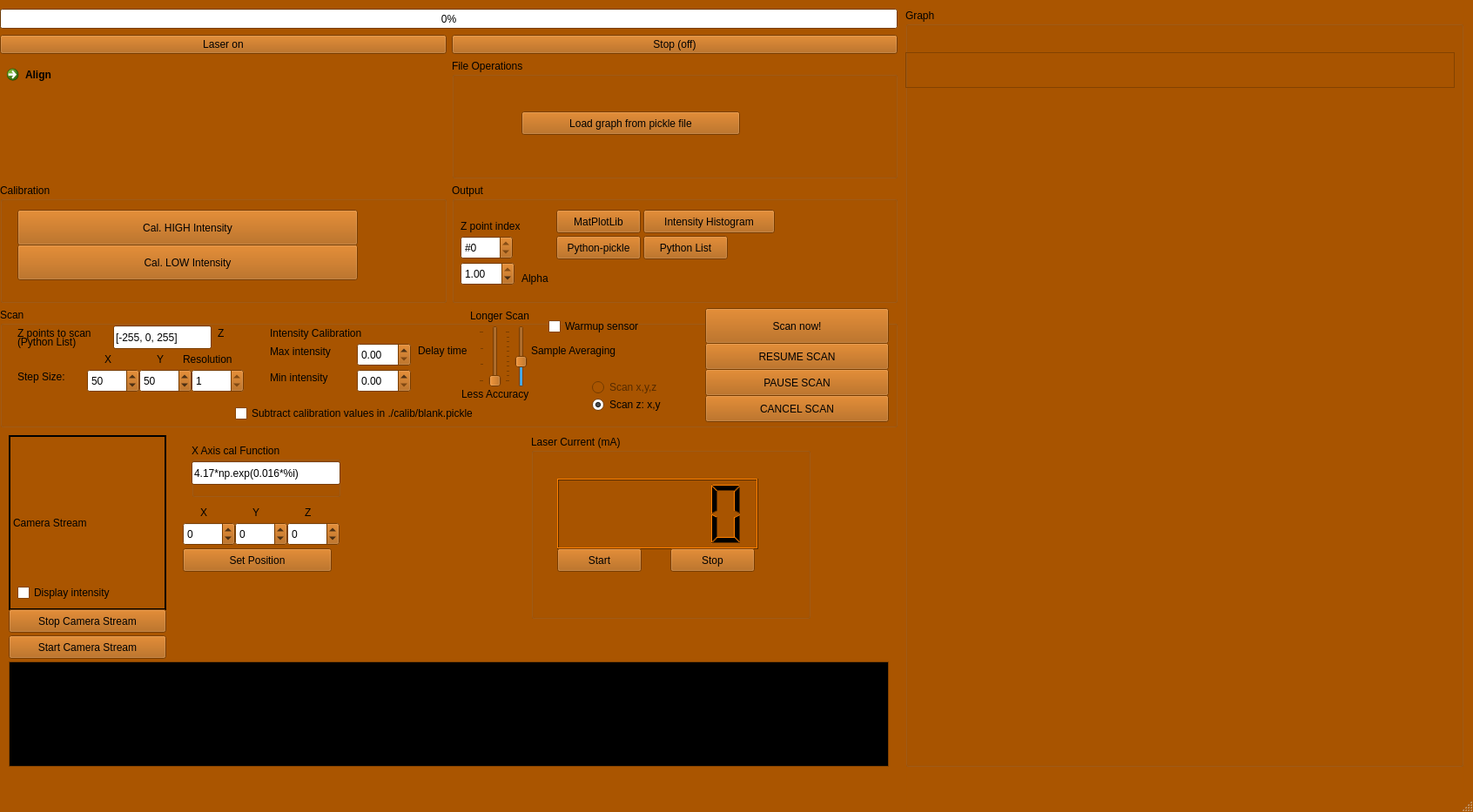
<?xml version="1.0" encoding="UTF-8"?>
<ui version="4.0">
 <class>MainWindow</class>
 <widget class="QMainWindow" name="MainWindow">
  <property name="geometry">
   <rect>
    <x>0</x>
    <y>0</y>
    <width>1692</width>
    <height>933</height>
   </rect>
  </property>
  <property name="palette">
   <palette>
    <active>
     <colorrole role="WindowText">
      <brush brushstyle="SolidPattern">
       <color alpha="255">
        <red>0</red>
        <green>0</green>
        <blue>0</blue>
       </color>
      </brush>
     </colorrole>
     <colorrole role="Button">
      <brush brushstyle="SolidPattern">
       <color alpha="255">
        <red>170</red>
        <green>85</green>
        <blue>0</blue>
       </color>
      </brush>
     </colorrole>
     <colorrole role="Light">
      <brush brushstyle="SolidPattern">
       <color alpha="255">
        <red>255</red>
        <green>128</green>
        <blue>0</blue>
       </color>
      </brush>
     </colorrole>
     <colorrole role="Midlight">
      <brush brushstyle="SolidPattern">
       <color alpha="255">
        <red>212</red>
        <green>106</green>
        <blue>0</blue>
       </color>
      </brush>
     </colorrole>
     <colorrole role="Dark">
      <brush brushstyle="SolidPattern">
       <color alpha="255">
        <red>85</red>
        <green>42</green>
        <blue>0</blue>
       </color>
      </brush>
     </colorrole>
     <colorrole role="Mid">
      <brush brushstyle="SolidPattern">
       <color alpha="255">
        <red>113</red>
        <green>56</green>
        <blue>0</blue>
       </color>
      </brush>
     </colorrole>
     <colorrole role="Text">
      <brush brushstyle="SolidPattern">
       <color alpha="255">
        <red>0</red>
        <green>0</green>
        <blue>0</blue>
       </color>
      </brush>
     </colorrole>
     <colorrole role="BrightText">
      <brush brushstyle="SolidPattern">
       <color alpha="255">
        <red>255</red>
        <green>255</green>
        <blue>255</blue>
       </color>
      </brush>
     </colorrole>
     <colorrole role="ButtonText">
      <brush brushstyle="SolidPattern">
       <color alpha="255">
        <red>0</red>
        <green>0</green>
        <blue>0</blue>
       </color>
      </brush>
     </colorrole>
     <colorrole role="Base">
      <brush brushstyle="SolidPattern">
       <color alpha="255">
        <red>255</red>
        <green>255</green>
        <blue>255</blue>
       </color>
      </brush>
     </colorrole>
     <colorrole role="Window">
      <brush brushstyle="SolidPattern">
       <color alpha="255">
        <red>170</red>
        <green>85</green>
        <blue>0</blue>
       </color>
      </brush>
     </colorrole>
     <colorrole role="Shadow">
      <brush brushstyle="SolidPattern">
       <color alpha="255">
        <red>0</red>
        <green>0</green>
        <blue>0</blue>
       </color>
      </brush>
     </colorrole>
     <colorrole role="AlternateBase">
      <brush brushstyle="SolidPattern">
       <color alpha="255">
        <red>212</red>
        <green>170</green>
        <blue>127</blue>
       </color>
      </brush>
     </colorrole>
     <colorrole role="ToolTipBase">
      <brush brushstyle="SolidPattern">
       <color alpha="255">
        <red>255</red>
        <green>255</green>
        <blue>220</blue>
       </color>
      </brush>
     </colorrole>
     <colorrole role="ToolTipText">
      <brush brushstyle="SolidPattern">
       <color alpha="255">
        <red>0</red>
        <green>0</green>
        <blue>0</blue>
       </color>
      </brush>
     </colorrole>
    </active>
    <inactive>
     <colorrole role="WindowText">
      <brush brushstyle="SolidPattern">
       <color alpha="255">
        <red>0</red>
        <green>0</green>
        <blue>0</blue>
       </color>
      </brush>
     </colorrole>
     <colorrole role="Button">
      <brush brushstyle="SolidPattern">
       <color alpha="255">
        <red>170</red>
        <green>85</green>
        <blue>0</blue>
       </color>
      </brush>
     </colorrole>
     <colorrole role="Light">
      <brush brushstyle="SolidPattern">
       <color alpha="255">
        <red>255</red>
        <green>128</green>
        <blue>0</blue>
       </color>
      </brush>
     </colorrole>
     <colorrole role="Midlight">
      <brush brushstyle="SolidPattern">
       <color alpha="255">
        <red>212</red>
        <green>106</green>
        <blue>0</blue>
       </color>
      </brush>
     </colorrole>
     <colorrole role="Dark">
      <brush brushstyle="SolidPattern">
       <color alpha="255">
        <red>85</red>
        <green>42</green>
        <blue>0</blue>
       </color>
      </brush>
     </colorrole>
     <colorrole role="Mid">
      <brush brushstyle="SolidPattern">
       <color alpha="255">
        <red>113</red>
        <green>56</green>
        <blue>0</blue>
       </color>
      </brush>
     </colorrole>
     <colorrole role="Text">
      <brush brushstyle="SolidPattern">
       <color alpha="255">
        <red>0</red>
        <green>0</green>
        <blue>0</blue>
       </color>
      </brush>
     </colorrole>
     <colorrole role="BrightText">
      <brush brushstyle="SolidPattern">
       <color alpha="255">
        <red>255</red>
        <green>255</green>
        <blue>255</blue>
       </color>
      </brush>
     </colorrole>
     <colorrole role="ButtonText">
      <brush brushstyle="SolidPattern">
       <color alpha="255">
        <red>0</red>
        <green>0</green>
        <blue>0</blue>
       </color>
      </brush>
     </colorrole>
     <colorrole role="Base">
      <brush brushstyle="SolidPattern">
       <color alpha="255">
        <red>255</red>
        <green>255</green>
        <blue>255</blue>
       </color>
      </brush>
     </colorrole>
     <colorrole role="Window">
      <brush brushstyle="SolidPattern">
       <color alpha="255">
        <red>170</red>
        <green>85</green>
        <blue>0</blue>
       </color>
      </brush>
     </colorrole>
     <colorrole role="Shadow">
      <brush brushstyle="SolidPattern">
       <color alpha="255">
        <red>0</red>
        <green>0</green>
        <blue>0</blue>
       </color>
      </brush>
     </colorrole>
     <colorrole role="AlternateBase">
      <brush brushstyle="SolidPattern">
       <color alpha="255">
        <red>212</red>
        <green>170</green>
        <blue>127</blue>
       </color>
      </brush>
     </colorrole>
     <colorrole role="ToolTipBase">
      <brush brushstyle="SolidPattern">
       <color alpha="255">
        <red>255</red>
        <green>255</green>
        <blue>220</blue>
       </color>
      </brush>
     </colorrole>
     <colorrole role="ToolTipText">
      <brush brushstyle="SolidPattern">
       <color alpha="255">
        <red>0</red>
        <green>0</green>
        <blue>0</blue>
       </color>
      </brush>
     </colorrole>
    </inactive>
    <disabled>
     <colorrole role="WindowText">
      <brush brushstyle="SolidPattern">
       <color alpha="255">
        <red>85</red>
        <green>42</green>
        <blue>0</blue>
       </color>
      </brush>
     </colorrole>
     <colorrole role="Button">
      <brush brushstyle="SolidPattern">
       <color alpha="255">
        <red>170</red>
        <green>85</green>
        <blue>0</blue>
       </color>
      </brush>
     </colorrole>
     <colorrole role="Light">
      <brush brushstyle="SolidPattern">
       <color alpha="255">
        <red>255</red>
        <green>128</green>
        <blue>0</blue>
       </color>
      </brush>
     </colorrole>
     <colorrole role="Midlight">
      <brush brushstyle="SolidPattern">
       <color alpha="255">
        <red>212</red>
        <green>106</green>
        <blue>0</blue>
       </color>
      </brush>
     </colorrole>
     <colorrole role="Dark">
      <brush brushstyle="SolidPattern">
       <color alpha="255">
        <red>85</red>
        <green>42</green>
        <blue>0</blue>
       </color>
      </brush>
     </colorrole>
     <colorrole role="Mid">
      <brush brushstyle="SolidPattern">
       <color alpha="255">
        <red>113</red>
        <green>56</green>
        <blue>0</blue>
       </color>
      </brush>
     </colorrole>
     <colorrole role="Text">
      <brush brushstyle="SolidPattern">
       <color alpha="255">
        <red>85</red>
        <green>42</green>
        <blue>0</blue>
       </color>
      </brush>
     </colorrole>
     <colorrole role="BrightText">
      <brush brushstyle="SolidPattern">
       <color alpha="255">
        <red>255</red>
        <green>255</green>
        <blue>255</blue>
       </color>
      </brush>
     </colorrole>
     <colorrole role="ButtonText">
      <brush brushstyle="SolidPattern">
       <color alpha="255">
        <red>85</red>
        <green>42</green>
        <blue>0</blue>
       </color>
      </brush>
     </colorrole>
     <colorrole role="Base">
      <brush brushstyle="SolidPattern">
       <color alpha="255">
        <red>170</red>
        <green>85</green>
        <blue>0</blue>
       </color>
      </brush>
     </colorrole>
     <colorrole role="Window">
      <brush brushstyle="SolidPattern">
       <color alpha="255">
        <red>170</red>
        <green>85</green>
        <blue>0</blue>
       </color>
      </brush>
     </colorrole>
     <colorrole role="Shadow">
      <brush brushstyle="SolidPattern">
       <color alpha="255">
        <red>0</red>
        <green>0</green>
        <blue>0</blue>
       </color>
      </brush>
     </colorrole>
     <colorrole role="AlternateBase">
      <brush brushstyle="SolidPattern">
       <color alpha="255">
        <red>170</red>
        <green>85</green>
        <blue>0</blue>
       </color>
      </brush>
     </colorrole>
     <colorrole role="ToolTipBase">
      <brush brushstyle="SolidPattern">
       <color alpha="255">
        <red>255</red>
        <green>255</green>
        <blue>220</blue>
       </color>
      </brush>
     </colorrole>
     <colorrole role="ToolTipText">
      <brush brushstyle="SolidPattern">
       <color alpha="255">
        <red>0</red>
        <green>0</green>
        <blue>0</blue>
       </color>
      </brush>
     </colorrole>
    </disabled>
   </palette>
  </property>
  <property name="windowTitle">
   <string>TLSM Control Software by Joseph R. Freeston</string>
  </property>
  <property name="windowIcon">
   <iconset resource="GUI_resource.qrc">
    <normaloff>:/laser-icon-6.jpg/laser-icon-6.jpg</normaloff>:/laser-icon-6.jpg/laser-icon-6.jpg</iconset>
  </property>
  <property name="toolTip">
   <string/>
  </property>
  <property name="dockNestingEnabled">
   <bool>false</bool>
  </property>
  <property name="dockOptions">
   <set>QMainWindow::AllowTabbedDocks|QMainWindow::AnimatedDocks</set>
  </property>
  <property name="unifiedTitleAndToolBarOnMac">
   <bool>false</bool>
  </property>
  <widget class="QWidget" name="centralwidget">
   <widget class="QWidget" name="gridLayoutWidget">
    <property name="geometry">
     <rect>
      <x>0</x>
      <y>40</y>
      <width>1031</width>
      <height>451</height>
     </rect>
    </property>
    <layout class="QGridLayout" name="gridLayout">
     <item row="1" column="0">
      <widget class="QCommandLinkButton" name="align">
       <property name="text">
        <string>Align</string>
       </property>
      </widget>
     </item>
     <item row="2" column="1">
      <widget class="QGroupBox" name="groupBox_3">
       <property name="title">
        <string>Output</string>
       </property>
       <widget class="QSpinBox" name="outZPos">
        <property name="geometry">
         <rect>
          <x>10</x>
          <y>60</y>
          <width>60</width>
          <height>27</height>
         </rect>
        </property>
        <property name="prefix">
         <string>#</string>
        </property>
        <property name="minimum">
         <number>0</number>
        </property>
        <property name="maximum">
         <number>0</number>
        </property>
        <property name="singleStep">
         <number>1</number>
        </property>
       </widget>
       <widget class="QLabel" name="label_8">
        <property name="geometry">
         <rect>
          <x>10</x>
          <y>40</y>
          <width>91</width>
          <height>17</height>
         </rect>
        </property>
        <property name="text">
         <string>Z point index</string>
        </property>
        <property name="buddy">
         <cstring>outZPos</cstring>
        </property>
       </widget>
       <widget class="QPushButton" name="pickleOut">
        <property name="geometry">
         <rect>
          <x>120</x>
          <y>60</y>
          <width>97</width>
          <height>27</height>
         </rect>
        </property>
        <property name="text">
         <string>Python-pickle</string>
        </property>
       </widget>
       <widget class="QPushButton" name="plotOut">
        <property name="geometry">
         <rect>
          <x>120</x>
          <y>30</y>
          <width>97</width>
          <height>27</height>
         </rect>
        </property>
        <property name="text">
         <string>MatPlotLib</string>
        </property>
       </widget>
       <widget class="QPushButton" name="plotOut_2">
        <property name="geometry">
         <rect>
          <x>220</x>
          <y>30</y>
          <width>151</width>
          <height>27</height>
         </rect>
        </property>
        <property name="text">
         <string>Intensity Histogram</string>
        </property>
       </widget>
       <widget class="QPushButton" name="pickleOut_2">
        <property name="geometry">
         <rect>
          <x>220</x>
          <y>60</y>
          <width>97</width>
          <height>27</height>
         </rect>
        </property>
        <property name="text">
         <string>Python List</string>
        </property>
       </widget>
       <widget class="QDoubleSpinBox" name="alpha">
        <property name="geometry">
         <rect>
          <x>10</x>
          <y>90</y>
          <width>62</width>
          <height>27</height>
         </rect>
        </property>
        <property name="maximum">
         <double>1.000000000000000</double>
        </property>
        <property name="singleStep">
         <double>0.010000000000000</double>
        </property>
        <property name="value">
         <double>1.000000000000000</double>
        </property>
       </widget>
       <widget class="QLabel" name="label_16">
        <property name="geometry">
         <rect>
          <x>80</x>
          <y>100</y>
          <width>66</width>
          <height>17</height>
         </rect>
        </property>
        <property name="text">
         <string>Alpha</string>
        </property>
       </widget>
      </widget>
     </item>
     <item row="2" column="0">
      <widget class="QGroupBox" name="groupBox">
       <property name="title">
        <string>Calibration</string>
       </property>
       <widget class="QPushButton" name="calRange">
        <property name="geometry">
         <rect>
          <x>20</x>
          <y>30</y>
          <width>391</width>
          <height>41</height>
         </rect>
        </property>
        <property name="text">
         <string>Cal. HIGH Intensity</string>
        </property>
       </widget>
       <widget class="QPushButton" name="calRange_2">
        <property name="geometry">
         <rect>
          <x>20</x>
          <y>70</y>
          <width>391</width>
          <height>41</height>
         </rect>
        </property>
        <property name="text">
         <string>Cal. LOW Intensity</string>
        </property>
       </widget>
      </widget>
     </item>
     <item row="0" column="1">
      <widget class="QPushButton" name="laserOff">
       <property name="text">
        <string>Stop (off)</string>
       </property>
      </widget>
     </item>
     <item row="3" column="0" colspan="2">
      <widget class="QGroupBox" name="groupBox_2">
       <property name="title">
        <string>Scan</string>
       </property>
       <widget class="QSpinBox" name="Xres">
        <property name="geometry">
         <rect>
          <x>100</x>
          <y>70</y>
          <width>60</width>
          <height>27</height>
         </rect>
        </property>
        <property name="minimum">
         <number>1</number>
        </property>
        <property name="maximum">
         <number>255</number>
        </property>
        <property name="value">
         <number>50</number>
        </property>
       </widget>
       <widget class="QSpinBox" name="Yres">
        <property name="geometry">
         <rect>
          <x>160</x>
          <y>70</y>
          <width>60</width>
          <height>27</height>
         </rect>
        </property>
        <property name="minimum">
         <number>1</number>
        </property>
        <property name="maximum">
         <number>255</number>
        </property>
        <property name="value">
         <number>50</number>
        </property>
       </widget>
       <widget class="QSpinBox" name="Zres">
        <property name="geometry">
         <rect>
          <x>220</x>
          <y>70</y>
          <width>60</width>
          <height>27</height>
         </rect>
        </property>
        <property name="readOnly">
         <bool>true</bool>
        </property>
        <property name="minimum">
         <number>1</number>
        </property>
        <property name="maximum">
         <number>255</number>
        </property>
       </widget>
       <widget class="QPushButton" name="scan">
        <property name="geometry">
         <rect>
          <x>810</x>
          <y>0</y>
          <width>211</width>
          <height>41</height>
         </rect>
        </property>
        <property name="text">
         <string>Scan now!</string>
        </property>
       </widget>
       <widget class="QLabel" name="label_4">
        <property name="geometry">
         <rect>
          <x>120</x>
          <y>50</y>
          <width>16</width>
          <height>17</height>
         </rect>
        </property>
        <property name="text">
         <string>X</string>
        </property>
        <property name="buddy">
         <cstring>Xres</cstring>
        </property>
       </widget>
       <widget class="QLabel" name="label_5">
        <property name="geometry">
         <rect>
          <x>180</x>
          <y>50</y>
          <width>16</width>
          <height>17</height>
         </rect>
        </property>
        <property name="text">
         <string>Y</string>
        </property>
        <property name="buddy">
         <cstring>Yres</cstring>
        </property>
       </widget>
       <widget class="QLabel" name="label_6">
        <property name="geometry">
         <rect>
          <x>250</x>
          <y>20</y>
          <width>16</width>
          <height>17</height>
         </rect>
        </property>
        <property name="text">
         <string>Z</string>
        </property>
        <property name="buddy">
         <cstring>zVals</cstring>
        </property>
       </widget>
       <widget class="QLabel" name="label">
        <property name="geometry">
         <rect>
          <x>20</x>
          <y>20</y>
          <width>111</width>
          <height>17</height>
         </rect>
        </property>
        <property name="text">
         <string>Z points to scan</string>
        </property>
        <property name="buddy">
         <cstring>zVals</cstring>
        </property>
       </widget>
       <widget class="QLabel" name="label_2">
        <property name="geometry">
         <rect>
          <x>20</x>
          <y>70</y>
          <width>81</width>
          <height>17</height>
         </rect>
        </property>
        <property name="text">
         <string>Step Size:</string>
        </property>
        <property name="buddy">
         <cstring>Xres</cstring>
        </property>
       </widget>
       <widget class="QLabel" name="label_3">
        <property name="geometry">
         <rect>
          <x>310</x>
          <y>40</y>
          <width>91</width>
          <height>20</height>
         </rect>
        </property>
        <property name="text">
         <string>Max intensity</string>
        </property>
        <property name="buddy">
         <cstring>colorMax</cstring>
        </property>
       </widget>
       <widget class="QLabel" name="label_7">
        <property name="geometry">
         <rect>
          <x>310</x>
          <y>70</y>
          <width>91</width>
          <height>20</height>
         </rect>
        </property>
        <property name="text">
         <string>Min intensity</string>
        </property>
        <property name="buddy">
         <cstring>colorMin</cstring>
        </property>
       </widget>
       <widget class="QLabel" name="label_9">
        <property name="geometry">
         <rect>
          <x>310</x>
          <y>20</y>
          <width>151</width>
          <height>17</height>
         </rect>
        </property>
        <property name="text">
         <string>Intensity Calibration</string>
        </property>
       </widget>
       <widget class="QSlider" name="verticalSlider">
        <property name="geometry">
         <rect>
          <x>550</x>
          <y>20</y>
          <width>29</width>
          <height>71</height>
         </rect>
        </property>
        <property name="maximum">
         <number>3</number>
        </property>
        <property name="singleStep">
         <number>1</number>
        </property>
        <property name="orientation">
         <enum>Qt::Vertical</enum>
        </property>
        <property name="tickPosition">
         <enum>QSlider::TicksAbove</enum>
        </property>
       </widget>
       <widget class="QSlider" name="verticalSlider_2">
        <property name="geometry">
         <rect>
          <x>580</x>
          <y>20</y>
          <width>29</width>
          <height>71</height>
         </rect>
        </property>
        <property name="maximum">
         <number>10</number>
        </property>
        <property name="value">
         <number>4</number>
        </property>
        <property name="orientation">
         <enum>Qt::Vertical</enum>
        </property>
        <property name="invertedAppearance">
         <bool>false</bool>
        </property>
        <property name="invertedControls">
         <bool>false</bool>
        </property>
        <property name="tickPosition">
         <enum>QSlider::TicksAbove</enum>
        </property>
       </widget>
       <widget class="QLabel" name="label_10">
        <property name="geometry">
         <rect>
          <x>540</x>
          <y>0</y>
          <width>81</width>
          <height>17</height>
         </rect>
        </property>
        <property name="text">
         <string>Longer Scan</string>
        </property>
        <property name="buddy">
         <cstring>verticalSlider_2</cstring>
        </property>
       </widget>
       <widget class="QLabel" name="label_11">
        <property name="geometry">
         <rect>
          <x>530</x>
          <y>90</y>
          <width>91</width>
          <height>17</height>
         </rect>
        </property>
        <property name="text">
         <string>Less Accuracy</string>
        </property>
        <property name="buddy">
         <cstring>verticalSlider_2</cstring>
        </property>
       </widget>
       <widget class="QLabel" name="label_12">
        <property name="geometry">
         <rect>
          <x>610</x>
          <y>40</y>
          <width>131</width>
          <height>17</height>
         </rect>
        </property>
        <property name="text">
         <string>Sample Averaging</string>
        </property>
        <property name="buddy">
         <cstring>verticalSlider_2</cstring>
        </property>
       </widget>
       <widget class="QLabel" name="label_13">
        <property name="geometry">
         <rect>
          <x>480</x>
          <y>40</y>
          <width>71</width>
          <height>17</height>
         </rect>
        </property>
        <property name="text">
         <string>Delay time</string>
        </property>
        <property name="buddy">
         <cstring>verticalSlider</cstring>
        </property>
       </widget>
       <widget class="QLineEdit" name="zVals">
        <property name="geometry">
         <rect>
          <x>130</x>
          <y>20</y>
          <width>113</width>
          <height>27</height>
         </rect>
        </property>
        <property name="text">
         <string>[-255, 0, 255]</string>
        </property>
       </widget>
       <widget class="QLabel" name="label_14">
        <property name="geometry">
         <rect>
          <x>20</x>
          <y>30</y>
          <width>111</width>
          <height>17</height>
         </rect>
        </property>
        <property name="text">
         <string>(Python List)</string>
        </property>
        <property name="buddy">
         <cstring>zVals</cstring>
        </property>
       </widget>
       <widget class="QDoubleSpinBox" name="colorMax">
        <property name="geometry">
         <rect>
          <x>410</x>
          <y>40</y>
          <width>62</width>
          <height>27</height>
         </rect>
        </property>
       </widget>
       <widget class="QDoubleSpinBox" name="colorMin">
        <property name="geometry">
         <rect>
          <x>410</x>
          <y>70</y>
          <width>62</width>
          <height>27</height>
         </rect>
        </property>
       </widget>
       <widget class="QPushButton" name="scan_pause">
        <property name="geometry">
         <rect>
          <x>810</x>
          <y>70</y>
          <width>211</width>
          <height>31</height>
         </rect>
        </property>
        <property name="text">
         <string>PAUSE SCAN</string>
        </property>
        <property name="flat">
         <bool>false</bool>
        </property>
       </widget>
       <widget class="QRadioButton" name="scanxyz">
        <property name="enabled">
         <bool>false</bool>
        </property>
        <property name="geometry">
         <rect>
          <x>680</x>
          <y>80</y>
          <width>115</width>
          <height>22</height>
         </rect>
        </property>
        <property name="text">
         <string>Scan x,y,z</string>
        </property>
       </widget>
       <widget class="QRadioButton" name="scanzxy">
        <property name="geometry">
         <rect>
          <x>680</x>
          <y>100</y>
          <width>115</width>
          <height>22</height>
         </rect>
        </property>
        <property name="text">
         <string>Scan z: x,y</string>
        </property>
        <property name="checked">
         <bool>true</bool>
        </property>
       </widget>
       <widget class="QLabel" name="label_15">
        <property name="geometry">
         <rect>
          <x>210</x>
          <y>50</y>
          <width>71</width>
          <height>17</height>
         </rect>
        </property>
        <property name="text">
         <string>Resolution</string>
        </property>
        <property name="buddy">
         <cstring>Zres</cstring>
        </property>
       </widget>
       <widget class="QCheckBox" name="checkBox">
        <property name="geometry">
         <rect>
          <x>270</x>
          <y>110</y>
          <width>351</width>
          <height>22</height>
         </rect>
        </property>
        <property name="toolTip">
         <string>NOTE: disabled for multifocal scans.</string>
        </property>
        <property name="text">
         <string>Subtract calibration values in ./calib/blank.pickle</string>
        </property>
        <property name="checked">
         <bool>false</bool>
        </property>
        <property name="tristate">
         <bool>false</bool>
        </property>
       </widget>
       <widget class="QCheckBox" name="warmup">
        <property name="geometry">
         <rect>
          <x>630</x>
          <y>10</y>
          <width>141</width>
          <height>22</height>
         </rect>
        </property>
        <property name="text">
         <string>Warmup sensor</string>
        </property>
        <property name="checked">
         <bool>false</bool>
        </property>
       </widget>
       <widget class="QPushButton" name="scan_cancel">
        <property name="geometry">
         <rect>
          <x>810</x>
          <y>100</y>
          <width>211</width>
          <height>31</height>
         </rect>
        </property>
        <property name="text">
         <string>CANCEL SCAN</string>
        </property>
        <property name="flat">
         <bool>false</bool>
        </property>
       </widget>
       <widget class="QPushButton" name="scan_pause_2">
        <property name="geometry">
         <rect>
          <x>810</x>
          <y>40</y>
          <width>211</width>
          <height>31</height>
         </rect>
        </property>
        <property name="text">
         <string>RESUME SCAN</string>
        </property>
        <property name="flat">
         <bool>false</bool>
        </property>
       </widget>
      </widget>
     </item>
     <item row="0" column="0">
      <widget class="QPushButton" name="laserOn">
       <property name="text">
        <string>Laser on</string>
       </property>
      </widget>
     </item>
     <item row="1" column="1">
      <widget class="QGroupBox" name="groupBox_5">
       <property name="title">
        <string>File Operations</string>
       </property>
       <widget class="QPushButton" name="pickleIn">
        <property name="geometry">
         <rect>
          <x>80</x>
          <y>60</y>
          <width>251</width>
          <height>27</height>
         </rect>
        </property>
        <property name="text">
         <string>Load graph from pickle file</string>
        </property>
       </widget>
      </widget>
     </item>
    </layout>
   </widget>
   <widget class="QProgressBar" name="progressBar">
    <property name="geometry">
     <rect>
      <x>0</x>
      <y>10</y>
      <width>1031</width>
      <height>23</height>
     </rect>
    </property>
    <property name="value">
     <number>0</number>
    </property>
   </widget>
   <widget class="QLabel" name="image_label">
    <property name="geometry">
     <rect>
      <x>10</x>
      <y>500</y>
      <width>181</width>
      <height>201</height>
     </rect>
    </property>
    <property name="frameShape">
     <enum>QFrame::WinPanel</enum>
    </property>
    <property name="text">
     <string>Camera Stream</string>
    </property>
   </widget>
   <widget class="QPushButton" name="camStop">
    <property name="geometry">
     <rect>
      <x>10</x>
      <y>700</y>
      <width>181</width>
      <height>27</height>
     </rect>
    </property>
    <property name="text">
     <string>Stop Camera Stream</string>
    </property>
   </widget>
   <widget class="QPushButton" name="camStart">
    <property name="geometry">
     <rect>
      <x>10</x>
      <y>730</y>
      <width>181</width>
      <height>27</height>
     </rect>
    </property>
    <property name="text">
     <string>Start Camera Stream</string>
    </property>
   </widget>
   <widget class="QLabel" name="label_17">
    <property name="geometry">
     <rect>
      <x>230</x>
      <y>580</y>
      <width>16</width>
      <height>17</height>
     </rect>
    </property>
    <property name="text">
     <string>X</string>
    </property>
    <property name="buddy">
     <cstring>Xpos_current</cstring>
    </property>
   </widget>
   <widget class="QSpinBox" name="Ypos_current">
    <property name="geometry">
     <rect>
      <x>270</x>
      <y>600</y>
      <width>60</width>
      <height>27</height>
     </rect>
    </property>
    <property name="minimum">
     <number>-255</number>
    </property>
    <property name="maximum">
     <number>255</number>
    </property>
   </widget>
   <widget class="QSpinBox" name="Zpos_current">
    <property name="geometry">
     <rect>
      <x>330</x>
      <y>600</y>
      <width>60</width>
      <height>27</height>
     </rect>
    </property>
    <property name="minimum">
     <number>-255</number>
    </property>
    <property name="maximum">
     <number>255</number>
    </property>
   </widget>
   <widget class="QLabel" name="label_18">
    <property name="geometry">
     <rect>
      <x>290</x>
      <y>580</y>
      <width>16</width>
      <height>17</height>
     </rect>
    </property>
    <property name="text">
     <string>Y</string>
    </property>
    <property name="buddy">
     <cstring>Ypos_current</cstring>
    </property>
   </widget>
   <widget class="QLabel" name="label_19">
    <property name="geometry">
     <rect>
      <x>350</x>
      <y>580</y>
      <width>16</width>
      <height>17</height>
     </rect>
    </property>
    <property name="text">
     <string>Z</string>
    </property>
    <property name="buddy">
     <cstring>Zpos_current</cstring>
    </property>
   </widget>
   <widget class="QSpinBox" name="Xpos_current">
    <property name="geometry">
     <rect>
      <x>210</x>
      <y>600</y>
      <width>60</width>
      <height>27</height>
     </rect>
    </property>
    <property name="minimum">
     <number>-255</number>
    </property>
    <property name="maximum">
     <number>255</number>
    </property>
   </widget>
   <widget class="QPushButton" name="setPos">
    <property name="geometry">
     <rect>
      <x>210</x>
      <y>630</y>
      <width>171</width>
      <height>27</height>
     </rect>
    </property>
    <property name="text">
     <string>Set Position</string>
    </property>
   </widget>
   <widget class="QTextEdit" name="status">
    <property name="geometry">
     <rect>
      <x>10</x>
      <y>760</y>
      <width>1011</width>
      <height>121</height>
     </rect>
    </property>
    <property name="readOnly">
     <bool>true</bool>
    </property>
    <property name="html">
     <string>&lt;!DOCTYPE HTML PUBLIC &quot;-//W3C//DTD HTML 4.0//EN&quot; &quot;http://www.w3.org/TR/REC-html40/strict.dtd&quot;&gt;
&lt;html&gt;&lt;head&gt;&lt;meta name=&quot;qrichtext&quot; content=&quot;1&quot; /&gt;&lt;style type=&quot;text/css&quot;&gt;
p, li { white-space: pre-wrap; }
&lt;/style&gt;&lt;/head&gt;&lt;body style=&quot; font-family:'Ubuntu'; font-size:11pt; font-weight:400; font-style:normal;&quot; bgcolor=&quot;#000000&quot;&gt;
&lt;p style=&quot;-qt-paragraph-type:empty; margin-top:0px; margin-bottom:0px; margin-left:0px; margin-right:0px; -qt-block-indent:0; text-indent:0px;&quot;&gt;&lt;br /&gt;&lt;/p&gt;&lt;/body&gt;&lt;/html&gt;</string>
    </property>
   </widget>
   <widget class="QGroupBox" name="groupBox_4">
    <property name="geometry">
     <rect>
      <x>1040</x>
      <y>10</y>
      <width>641</width>
      <height>871</height>
     </rect>
    </property>
    <property name="title">
     <string>Graph</string>
    </property>
    <widget class="Canvas" name="plot" native="true">
     <property name="geometry">
      <rect>
       <x>0</x>
       <y>110</y>
       <width>631</width>
       <height>731</height>
      </rect>
     </property>
    </widget>
    <widget class="QFrame" name="bar">
     <property name="geometry">
      <rect>
       <x>0</x>
       <y>50</y>
       <width>631</width>
       <height>41</height>
      </rect>
     </property>
     <property name="frameShape">
      <enum>QFrame::StyledPanel</enum>
     </property>
     <property name="frameShadow">
      <enum>QFrame::Raised</enum>
     </property>
    </widget>
   </widget>
   <widget class="QCheckBox" name="intensity">
    <property name="geometry">
     <rect>
      <x>20</x>
      <y>670</y>
      <width>151</width>
      <height>22</height>
     </rect>
    </property>
    <property name="text">
     <string>Display intensity</string>
    </property>
   </widget>
   <widget class="QGroupBox" name="groupBox_7">
    <property name="geometry">
     <rect>
      <x>220</x>
      <y>510</y>
      <width>171</width>
      <height>61</height>
     </rect>
    </property>
    <property name="title">
     <string>X Axis cal Function</string>
    </property>
    <widget class="QLineEdit" name="xCalib">
     <property name="geometry">
      <rect>
       <x>0</x>
       <y>20</y>
       <width>171</width>
       <height>27</height>
      </rect>
     </property>
     <property name="text">
      <string>4.17*np.exp(0.016*%i)</string>
     </property>
    </widget>
   </widget>
   <widget class="QGroupBox" name="groupBox_8">
    <property name="geometry">
     <rect>
      <x>610</x>
      <y>500</y>
      <width>321</width>
      <height>211</height>
     </rect>
    </property>
    <property name="title">
     <string>Laser Current (mA)</string>
    </property>
    <widget class="QLCDNumber" name="current">
     <property name="geometry">
      <rect>
       <x>30</x>
       <y>50</y>
       <width>231</width>
       <height>81</height>
      </rect>
     </property>
    </widget>
    <widget class="QPushButton" name="startCurrent">
     <property name="geometry">
      <rect>
       <x>30</x>
       <y>130</y>
       <width>97</width>
       <height>27</height>
      </rect>
     </property>
     <property name="text">
      <string>Start</string>
     </property>
    </widget>
    <widget class="QPushButton" name="stopCurrent">
     <property name="geometry">
      <rect>
       <x>160</x>
       <y>130</y>
       <width>97</width>
       <height>27</height>
      </rect>
     </property>
     <property name="text">
      <string>Stop</string>
     </property>
    </widget>
   </widget>
  </widget>
  <widget class="QMenuBar" name="menubar">
   <property name="geometry">
    <rect>
     <x>0</x>
     <y>0</y>
     <width>1692</width>
     <height>25</height>
    </rect>
   </property>
  </widget>
  <widget class="QStatusBar" name="statusbar"/>
 </widget>
 <customwidgets>
  <customwidget>
   <class>Canvas</class>
   <extends>QWidget</extends>
   <header>canvas.h</header>
   <container>1</container>
  </customwidget>
 </customwidgets>
 <resources>
  <include location="GUI_resource.qrc"/>
 </resources>
 <connections/>
</ui>
